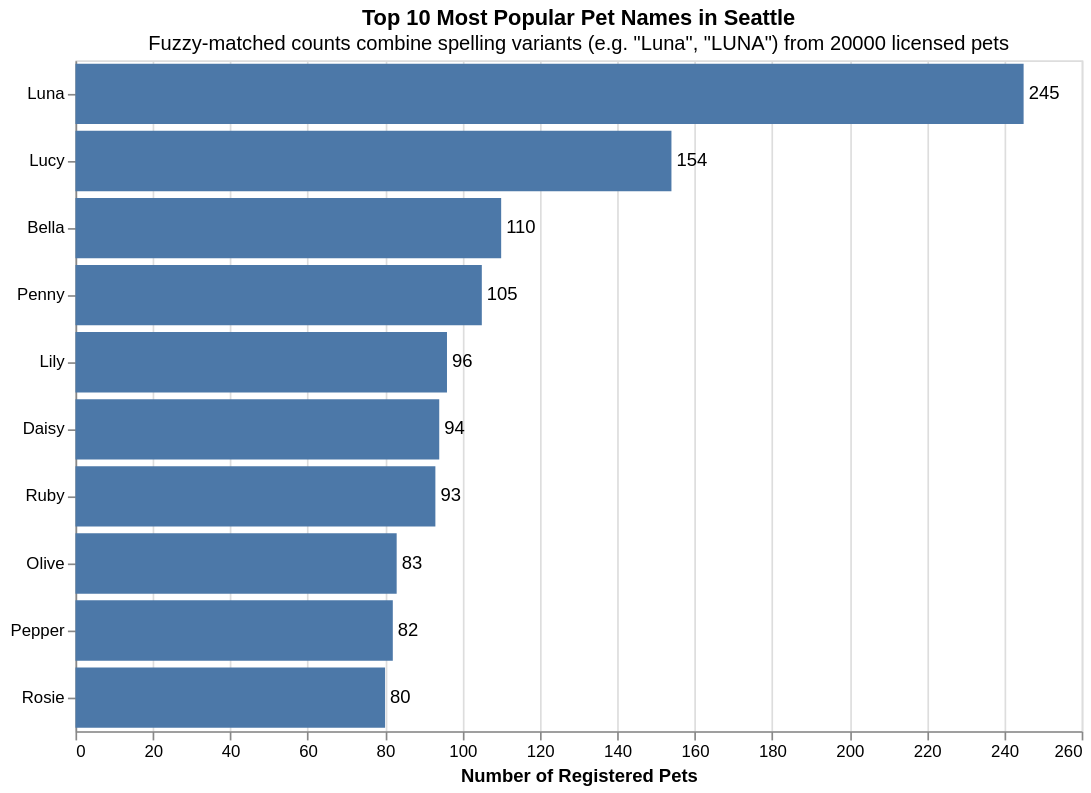

This figure's notebook cell:
### Markdown cell above
#### Step 4: Perfect and Save Your Plot
Take your plot from above and make it beautiful. Add a descriptive title, subtitle, and axes labels. Edit the fonts and styles to be attractive and well-sized. Add alt-text using the `description` argument and make sure it describes the data behind the plot.

### Code cell
bar_chart = alt.Chart(
    normalized_top_names_freq_df,
    title=alt.Title(
        text="Top 10 Most Popular Pet Names in Seattle",
        subtitle="Fuzzy-matched counts combine spelling variants (e.g. \"Luna\", \"LUNA\") from 20000 licensed pets",
    ),
    description=(
        "A horizontal bar chart showing the 10 most frequent pet names registered in Seattle. " +
        "Counts are aggregated using fuzzy string matching to combine near-identical spelling variants. " +
        "Luna is the most popular name with 245 appearance, followed by Bella and Charlie. " +
        "All names shown appear more than 50 times in the dataset."
    ),
).mark_bar().encode(
    y=alt.Y(
        "name:N",
        title=None,
        sort="-x",
    ),
    x=alt.X(
        "frequency:Q",
        title="Number of Registered Pets",
    ),
).properties(width=600, height=400)

text_overlay = bar_chart.mark_text(
    align="left",
    baseline="middle",
    dx=3,
).encode(
    text=alt.Text("frequency:Q"),
)

bar_chart + text_overlay

### Figure 1 — Vega-Lite specification as saved in the notebook (floating-point values rounded to 4 significant figures)
{"config": {"view": {"continuousWidth": 300, "continuousHeight": 300}}, "layer": [{"mark": {"type": "bar"}, "description": "A horizontal bar chart showing the 10 most frequent pet names registered in Seattle. Counts are aggregated using fuzzy string matching to combine near-identical spelling variants. Luna is the most popular name with 245 appearance, followed by Bella and Charlie. All names shown appear more than 50 times in the dataset.", "encoding": {"x": {"field": "frequency", "title": "Number of Registered Pets", "type": "quantitative"}, "y": {"field": "name", "sort": "-x", "title": null, "type": "nominal"}}, "title": {"text": "Top 10 Most Popular Pet Names in Seattle", "subtitle": "Fuzzy-matched counts combine spelling variants (e.g. \"Luna\", \"LUNA\") from 20000 licensed pets"}}, {"mark": {"type": "text", "align": "left", "baseline": "middle", "dx": 3}, "description": "A horizontal bar chart showing the 10 most frequent pet names registered in Seattle. Counts are aggregated using fuzzy string matching to combine near-identical spelling variants. Luna is the most popular name with 245 appearance, followed by Bella and Charlie. All names shown appear more than 50 times in the dataset.", "encoding": {"text": {"field": "frequency", "type": "quantitative"}, "x": {"field": "frequency", "title": "Number of Registered Pets", "type": "quantitative"}, "y": {"field": "name", "sort": "-x", "title": null, "type": "nominal"}}, "title": {"text": "Top 10 Most Popular Pet Names in Seattle", "subtitle": "Fuzzy-matched counts combine spelling variants (e.g. \"Luna\", \"LUNA\") from 20000 licensed pets"}}], "data": {"name": "data-60e8e80f191168dd8551ef6c943d24e2"}, "height": 400, "width": 600, "$schema": "https://vega.github.io/schema/vega-lite/v6.1.0.json", "datasets": {"data-60e8e80f191168dd8551ef6c943d24e2": [{"name": "Luna", "frequency": 245}, {"name": "Lucy", "frequency": 154}, {"name": "Bella", "frequency": 110}, {"name": "Penny", "frequency": 105}, {"name": "Lily", "frequency": 96}, {"name": "Daisy", "frequency": 94}, {"name": "Ruby", "frequency": 93}, {"name": "Olive", "frequency": 83}, {"name": "Pepper", "frequency": 82}, {"name": "Rosie", "frequency": 80}]}}
